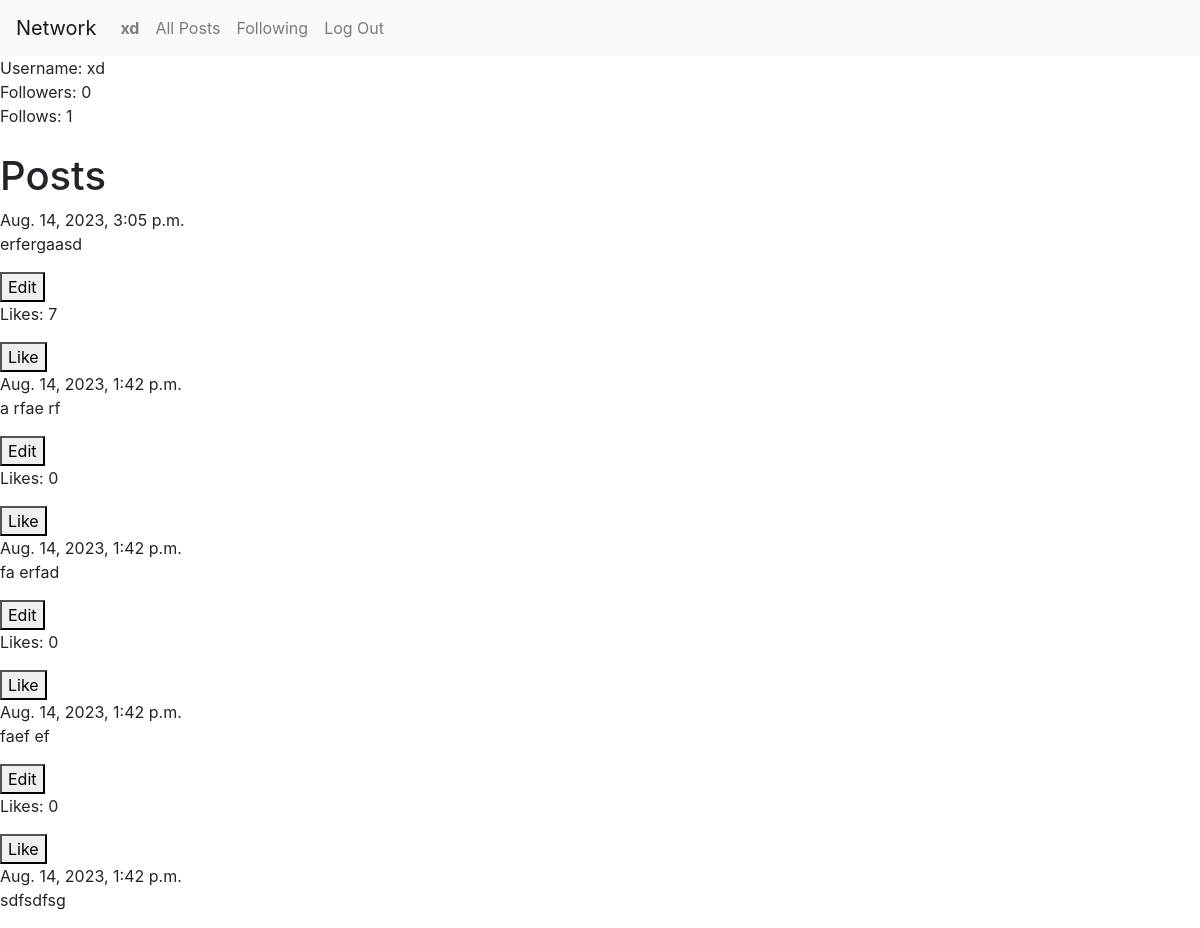
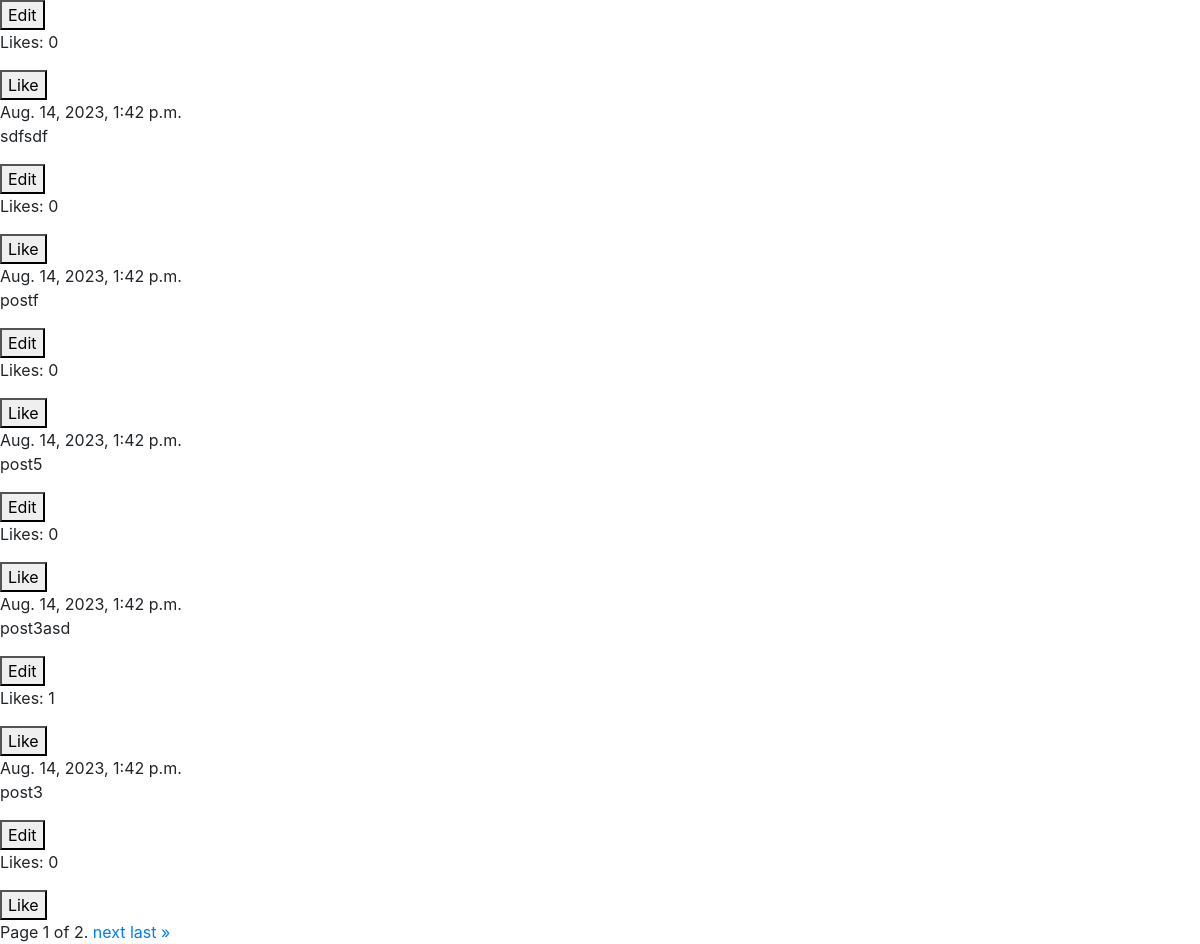
The page /profile/1 (signed in) on the database as committed earlier (2 pictures, top to bottom).
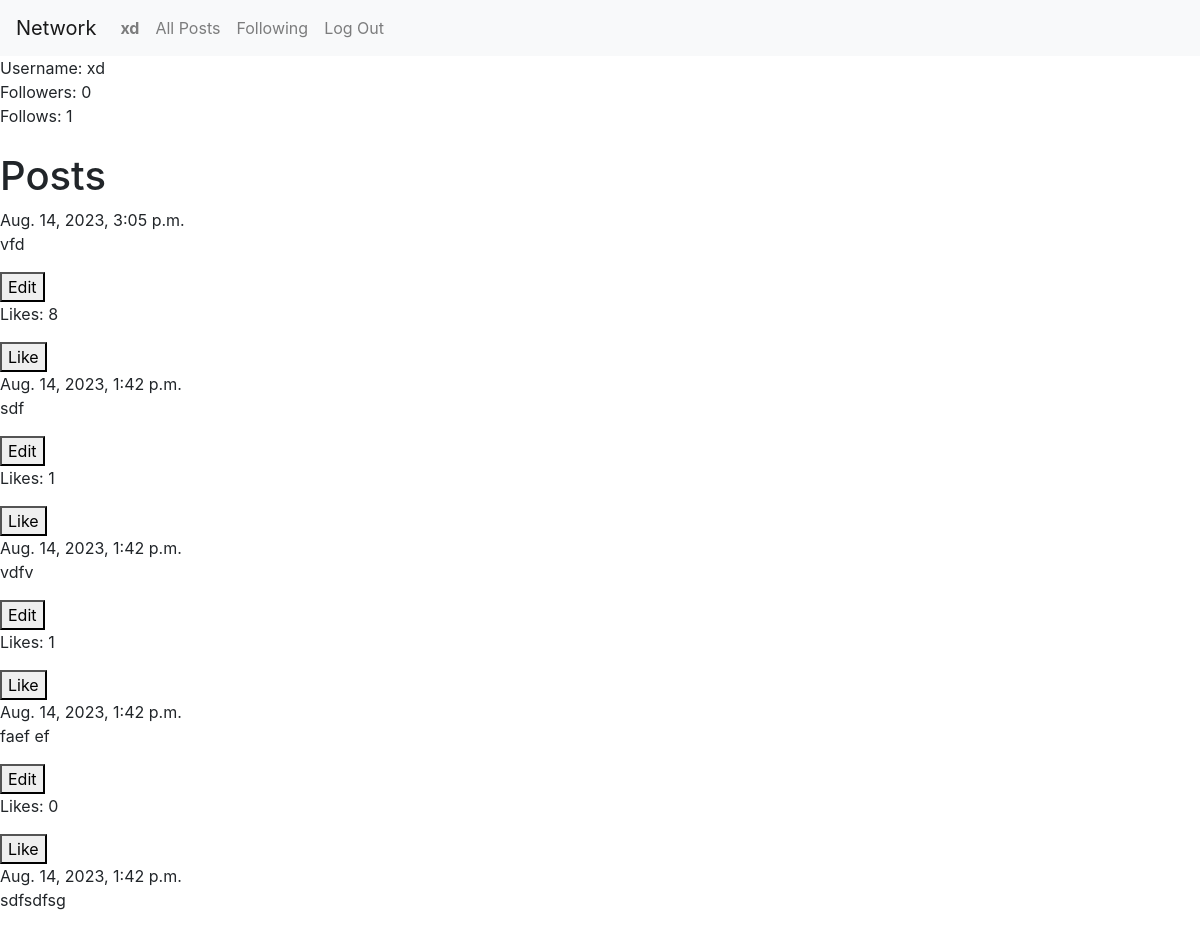
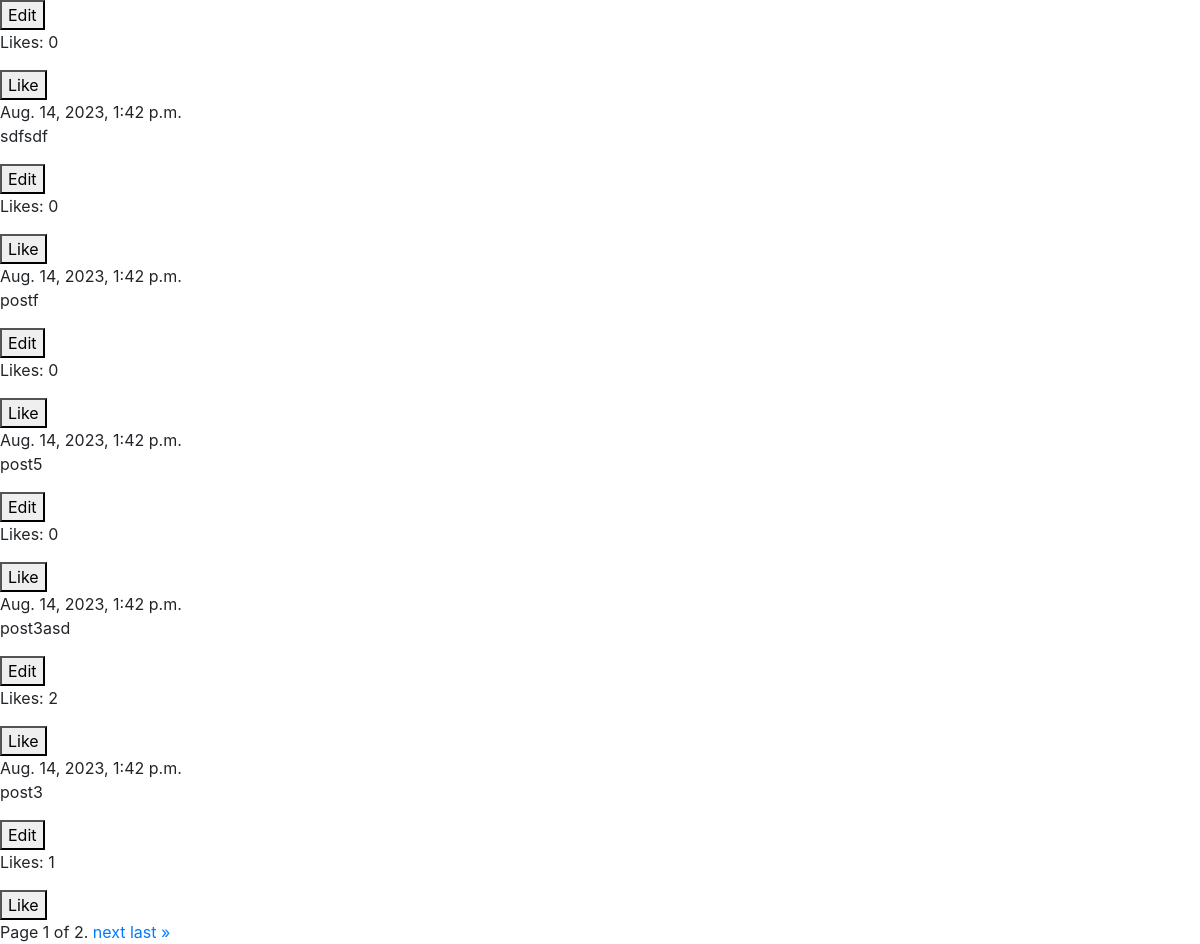
The same page on the database as committed later (2 pictures, top to bottom).
### network/models.py (models this page shows)
class Post(models.Model):
    user = models.ForeignKey(User,on_delete=models.CASCADE)
    post = models.TextField(max_length=256)
    timestamp = models.DateTimeField(auto_now_add=True)

### network/views.py (the view)
# urls.py: path("profile/<int:user_id>", views.profile_view, name="profile_view"),
def profile_view(request, user_id):
    follow = ''
    creator = User.objects.get(id=user_id)
    current_user = User.objects.get(id=request.user.id)
    if request.method == 'POST':
        if creator.followers.filter(id=request.user.id):
            creator.followers.remove(current_user)
        else:
            creator.followers.add(current_user)
        return HttpResponseRedirect(reverse("profile_view", args=(user_id,)))
    if request.user.is_authenticated:
        if creator.followers.filter(id=request.user.id):
            follow = 'Unfollow'
        else:
            follow = 'Follow'
    posts_list = Post.objects.filter(user=creator).order_by('-timestamp')
    for post in posts_list:
        post.likes_count = Likes.objects.filter(post=post).count()
    paginator = Paginator(posts_list, 10)
    page_number = request.GET.get('page')
    page_obj = paginator.get_page(page_number)
    return render(request, 'network/profile.html',{
        'creator': creator,
        'creator_id': user_id,
        'follow': follow,
        'posts_list':posts_list,
        'page_obj': page_obj
    })

### network/templates/network/profile.html (shortened to what this page needs)
{% extends "network/layout.html" %}
{% block body %}
    Username: {{creator.username}}
    <br>
    Followers: {{creator.followers.all|length}}
    <br>
    Follows: {{creator.following.all|length}}
    <br>
    <br>
    <h1>Posts</h1>
    {% if posts_list %}
    {% for post in page_obj %}
        {{post.timestamp}}
        <br>
        <div data-post-id="{{ post.id }}" id="post_container">
            <p id="post">{{post.post}} </p>
            {% if post.user.id == user.id %}
                <button data-post-id="{{ post.id }}" id="edit_post">Edit</button>
            {% endif %}
        </div>
        {% if user.is_authenticated %}
        <div id="likes">
            <p>Likes: <span id="count_likes">{{ post.likes_count }}</span></p>
            <button id="like_button" data-post-id="{{ post.id }}">Like</button>
        </div>
    {% endif %}
    {% endfor %}
    <div class="pagination">
        <span class="step-links">
            <span class="current">
                Page {{ page_obj.number }} of {{ page_obj.paginator.num_pages }}.
            </span>
            {% if page_obj.has_next %}
                <a href="?page={{ page_obj.next_page_number }}">next</a>
                <a href="?page={{ page_obj.paginator.num_pages }}">last &raquo;</a>
            {% endif %}
        </span>
    </div>
    {% endif %}
{% endblock %}

Rows that differ between the two databases and show on the page:
changed Post: post "erfergaasd" → "vfd"; likes_count "7" → "8"
changed Post: post "a rfae rf" → "sdf"; likes_count "0" → "1"
changed Post: post "fa erfad" → "vdfv"; likes_count "0" → "1"
computed for Post "post3asd": likes_count "1" → "2"
computed for Post "post3": likes_count "0" → "1"
